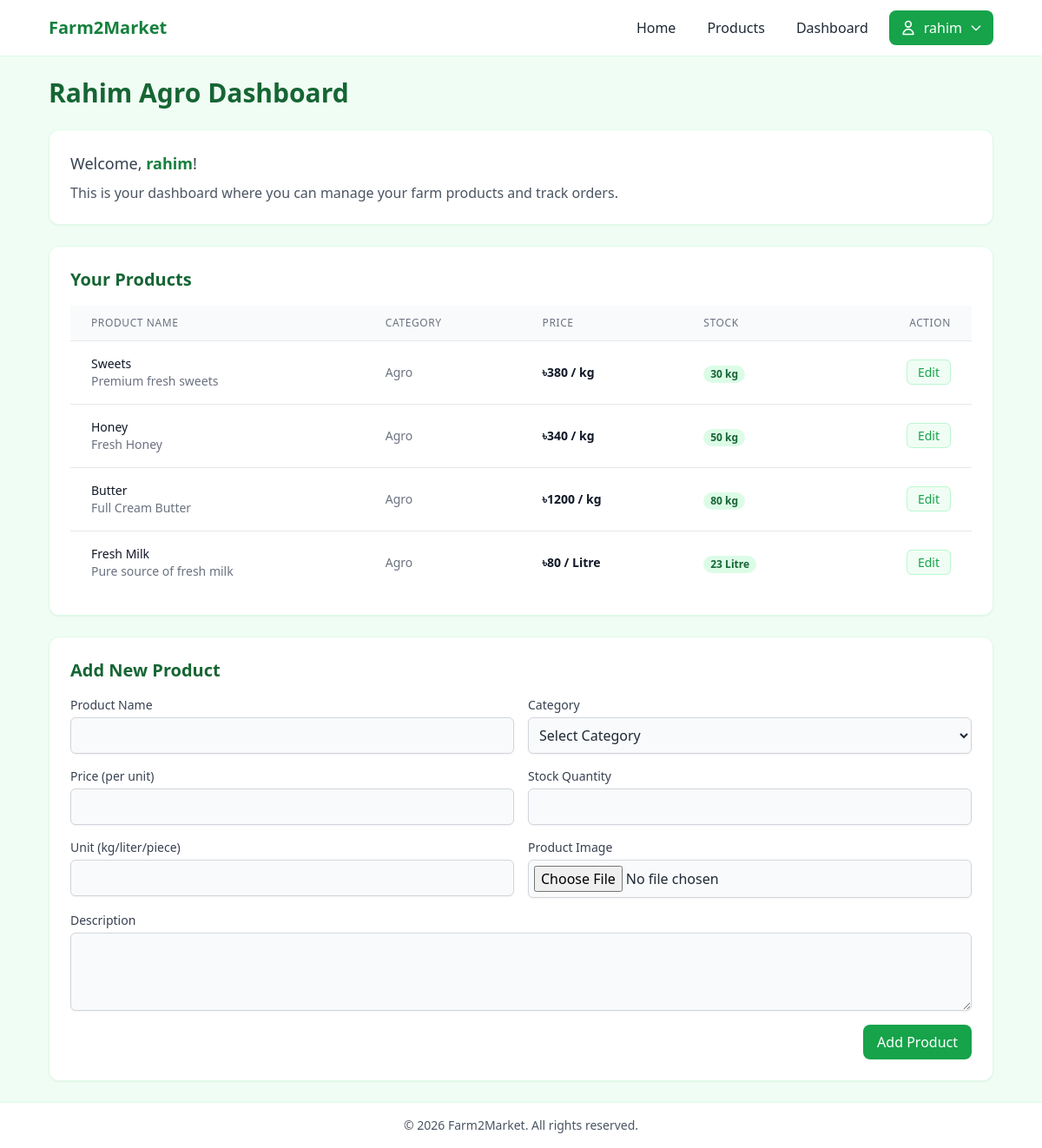
The app's page /farmer/dashboard/ (signed in) with its own data.
### f2m_app/models.py (models this page shows, shortened)
class FarmerProfile(models.Model):
    farmer_id = models.AutoField(primary_key=True)
    user = models.OneToOneField(User, on_delete=models.CASCADE, related_name="farmer_profile")
    farm_name = models.CharField(max_length=255)
    farm_location = models.CharField(max_length=255)
    bio = models.TextField(blank=True)

class Product(models.Model):
    product_id = models.AutoField(primary_key=True)
    farmer = models.ForeignKey(FarmerProfile, on_delete=models.CASCADE, related_name="products")
    category = models.ForeignKey(Category, on_delete=models.CASCADE, related_name="products")
    name = models.CharField(max_length=255)
    description = models.TextField()
    price_per_unit = models.IntegerField(default=0)
    stock_quantity = models.IntegerField(default=0)
    unit = models.CharField(max_length=50)
    image = models.ImageField(upload_to='product_images/', null=True, blank=True)
    created_at = models.DateTimeField(auto_now_add=True)

class Category(models.Model):
    category_id = models.AutoField(primary_key=True)
    name = models.CharField(max_length=255)
    description = models.TextField(blank=True)
    class Meta:
        verbose_name_plural = "Categories"

### f2m_app/views.py (the view, shortened to what this page needs)
# urls.py: path('farmer/dashboard/', views.farmer_dashboard_view, name="farmer_dashboard_view"),
@login_required
def farmer_dashboard_view(request):
    try:
        farmer_profile = request.user.farmer_profile
    except FarmerProfile.DoesNotExist:
        messages.error(request, "You must be a farmer to view this page.")
        return redirect('home_view')
    products = Product.objects.filter(farmer=farmer_profile).order_by('-created_at')
    categories = Category.objects.all()
    context = {
        'products': products,
        'categories': categories
    }
    return render(request, "F2M/farmer_dashboard.html", context)

### templates/F2M/farmer_dashboard.html (shortened to what this page needs)
{% extends 'base.html' %}
{% block content %}
<div class="space-y-6">
    <div class="flex items-center justify-between">
        <h2 class="text-2xl sm:text-3xl font-bold text-green-800">{{user.farmer_profile.farm_name}} Dashboard</h2>
    </div>
    <div class="bg-white p-6 rounded-xl shadow-sm border border-green-100">
        <p class="text-lg text-gray-700">Welcome, <span class="font-semibold text-green-700">{{ user.username }}</span>!</p>
        <p class="mt-2 text-gray-600">This is your dashboard where you can manage your farm products and track orders.</p>
    </div>
    <div class="bg-white p-6 rounded-xl shadow-sm border border-green-100">
        <h3 class="text-xl font-bold text-green-800 mb-4">Your Products</h3>
        {% if products %}
            <div class="overflow-x-auto">
                <table class="min-w-full divide-y divide-gray-200">
                    <thead class="bg-gray-50">
                        <tr>
                            <th class="px-6 py-3 text-left text-xs font-medium text-gray-500 uppercase tracking-wider">Product Name</th>
                            <th class="px-6 py-3 text-left text-xs font-medium text-gray-500 uppercase tracking-wider">Category</th>
                            <th class="px-6 py-3 text-left text-xs font-medium text-gray-500 uppercase tracking-wider">Price</th>
                            <th class="px-6 py-3 text-left text-xs font-medium text-gray-500 uppercase tracking-wider">Stock</th>
                            <th class="px-6 py-3 text-right text-xs font-medium text-gray-500 uppercase tracking-wider">Action</th>
                        </tr>
                    </thead>
                    <tbody class="bg-white divide-y divide-gray-200">
                        {% for product in products %}
                            <tr>
                                <td class="px-6 py-4 whitespace-nowrap">
                                    <div class="text-sm font-medium text-gray-900">{{ product.name }}</div>
                                    <div class="text-sm text-gray-500 truncate max-w-xs" title="{{ product.description }}">{{ product.description }}</div>
                                </td>
                                <td class="px-6 py-4 whitespace-nowrap text-sm text-gray-500">
                                    {{ product.category.name }}
                                </td>
                                <td class="px-6 py-4 whitespace-nowrap text-sm text-gray-900 font-semibold">
                                    ৳{{ product.price_per_unit }} / {{ product.unit }}
                                </td>
                                <td class="px-6 py-4 whitespace-nowrap">
                                    <span class="px-2 inline-flex text-xs leading-5 font-semibold rounded-full {% if product.stock_quantity > 0 %}bg-green-100 text-green-800{% else %}bg-red-100 text-red-800{% endif %}">
                                        {{ product.stock_quantity }} {{ product.unit }}
                                    </span>
                                </td>
                                <td class="px-6 py-4 whitespace-nowrap text-right text-sm font-medium">
                                    <a href="{% url 'edit_product_view' product.product_id %}" class="text-green-600 hover:text-green-900 bg-green-50 hover:bg-green-100 px-3 py-1 rounded-md transition border border-green-200">Edit</a>
                                </td>
                            </tr>
                        {% endfor %}
                    </tbody>
                </table>
            </div>
        {% else %}
            <p class="text-gray-500">You haven't added any products yet.</p>
        {% endif %}
    </div>
    <div class="bg-white p-6 rounded-xl shadow-sm border border-green-100">
        <h3 class="text-xl font-bold text-green-800 mb-4">Add New Product</h3>
        <form method="POST" action="{% url 'farmer_dashboard_view' %}" enctype="multipart/form-data" class="space-y-4">
            <div class="grid grid-cols-1 md:grid-cols-2 gap-4">
                <div>
                    <label class="block text-sm font-medium text-gray-700">Product Name</label>
                    <input type="text" name="name" required class="mt-1 block w-full rounded-md border-gray-300 shadow-sm focus:border-green-500 focus:ring-green-500 bg-gray-50 p-2 border">
                </div>
                <div>
                    <label class="block text-sm font-medium text-gray-700">Category</label>
                    <select name="category" required class="mt-1 block w-full rounded-md border-gray-300 shadow-sm focus:border-green-500 focus:ring-green-500 bg-gray-50 p-2 border">
                        <option value="">Select Category</option>
                    </select>
                </div>
                <div>
                    <label class="block text-sm font-medium text-gray-700">Price (per unit)</label>
                    <input type="number" step="1" name="price_per_unit" required class="mt-1 block w-full rounded-md border-gray-300 shadow-sm focus:border-green-500 focus:ring-green-500 bg-gray-50 p-2 border">
                </div>
                <div>
                    <label class="block text-sm font-medium text-gray-700">Stock Quantity</label>
                    <input type="number" step="1" name="stock_quantity" required class="mt-1 block w-full rounded-md border-gray-300 shadow-sm focus:border-green-500 focus:ring-green-500 bg-gray-50 p-2 border">
                </div>
                <div>
                    <label class="block text-sm font-medium text-gray-700">Unit (kg/liter/piece)</label>
                    <input type="text" name="unit" required class="mt-1 block w-full rounded-md border-gray-300 shadow-sm focus:border-green-500 focus:ring-green-500 bg-gray-50 p-2 border">
                </div>
                <div>
                    <label class="block text-sm font-medium text-gray-700">Product Image</label>
                    <input type="file" name="image" accept="image/*" class="mt-1 block w-full rounded-md border-gray-300 shadow-sm focus:border-green-500 focus:ring-green-500 bg-gray-50 p-1.5 border">
                </div>
            </div>
            <div>
                <label class="block text-sm font-medium text-gray-700">Description</label>
                <textarea name="description" rows="3" required class="mt-1 block w-full rounded-md border-gray-300 shadow-sm focus:border-green-500 focus:ring-green-500 bg-gray-50 p-2 border"></textarea>
            </div>
            <div class="flex justify-end">
                <button type="submit" class="bg-green-600 text-white px-4 py-2 rounded-lg hover:bg-green-700 transition">Add Product</button>
            </div>
        </form>
    </div>
</div>
{% endblock %}

### templates/base.html (shortened to what this page needs)
{% load static %}
<!DOCTYPE html>
<html lang="en">
<head>
    <script src="https://cdn.tailwindcss.com"></script>
</head>
<body class="min-h-screen bg-green-50 text-gray-800 flex flex-col">
    <header class="bg-white/95 border-b border-green-100 sticky top-0 z-50">
        <nav class="max-w-6xl mx-auto px-4 sm:px-6 lg:px-8 py-3">
            <div class="flex flex-wrap items-center justify-between gap-3">
                <a href="{% url 'home_view' %}" class="text-xl font-bold text-green-700">Farm2Market</a>
                <ul class="flex flex-wrap items-center gap-2 sm:gap-3 text-sm sm:text-base">
                    <li><a href="{% url 'home_view' %}" class="px-3 py-2 rounded-lg hover:bg-green-100">Home</a></li>
                    <li><a href="{% url 'product_list_view' %}" class="px-3 py-2 rounded-lg hover:bg-green-100">Products</a></li>
                    {% if user.is_authenticated %}
                        {% if user.farmer_profile %}
                            <li><a href="{% url 'farmer_dashboard_view' %}" class="px-3 py-2 rounded-lg hover:bg-green-100">Dashboard</a></li>
                        {% elif user.buyer_profile %}
                            <li><a href="/cart/" class="px-3 py-2 rounded-lg hover:bg-green-100">Cart</a></li>
                            <li><a href="/orders/" class="px-3 py-2 rounded-lg hover:bg-green-100">Orders</a></li>
                        {% endif %}
                        <li class="relative group z-50">
                            <button class="px-3 py-2 rounded-lg bg-green-600 text-white hover:bg-green-700 flex items-center gap-2 focus:outline-none cursor-pointer">
                                <svg xmlns="http://www.w3.org/2000/svg" class="h-5 w-5" fill="none" viewBox="0 0 24 24" stroke="currentColor">
                                    <path stroke-linecap="round" stroke-linejoin="round" stroke-width="2" d="M16 7a4 4 0 11-8 0 4 4 0 018 0zM12 14a7 7 0 00-7 7h14a7 7 0 00-7-7z" />
                                </svg>
                                <span class="font-medium">{{ user.username }}</span>
                                <svg xmlns="http://www.w3.org/2000/svg" class="h-4 w-4" fill="none" viewBox="0 0 24 24" stroke="currentColor">
                                    <path stroke-linecap="round" stroke-linejoin="round" stroke-width="2" d="M19 9l-7 7-7-7" />
                                </svg>
                            </button>
                        </li>
                    {% else %}
                        <li><a href="{% url 'login_view' %}" class="px-3 py-2 rounded-lg hover:bg-green-100">Login</a></li>
                        <li><a href="{% url 'register_view' %}" class="px-3 py-2 rounded-lg bg-green-600 text-white hover:bg-green-700">Register</a></li>
                    {% endif %}
                </ul>
            </div>
        </nav>
    </header>
    <main class="flex-1 w-full {% block main_class %}max-w-6xl mx-auto px-4 sm:px-6 lg:px-8 py-6{% endblock %}">
        {% block content %}{% endblock %}
    </main>
    <footer class="bg-white border-t border-green-100">
        <div class="max-w-6xl mx-auto px-4 sm:px-6 lg:px-8 py-4 text-sm text-gray-600 text-center">
            &copy; {% now "Y" %} Farm2Market. All rights reserved.
        </div>
    </footer>
</body>
</html>

### records on screen
Product: name "Sweets", description "Premium fresh sweets", category.name "Agro", price_per_unit "380", unit "kg", stock_quantity "30"
Product: name "Honey", description "Fresh Honey", category.name "Agro", price_per_unit "340", unit "kg", stock_quantity "50"
Product: name "Butter", description "Full Cream Butter", category.name "Agro", price_per_unit "1200", unit "kg", stock_quantity "80"
Product: name "Fresh Milk", description "Pure source of fresh milk", category.name "Agro", price_per_unit "80", unit "Litre", stock_quantity "23"

### other values on screen
{{ user.username }} "rahim"
{{ user.farmer_profile.farm_name }} "Rahim Agro"
